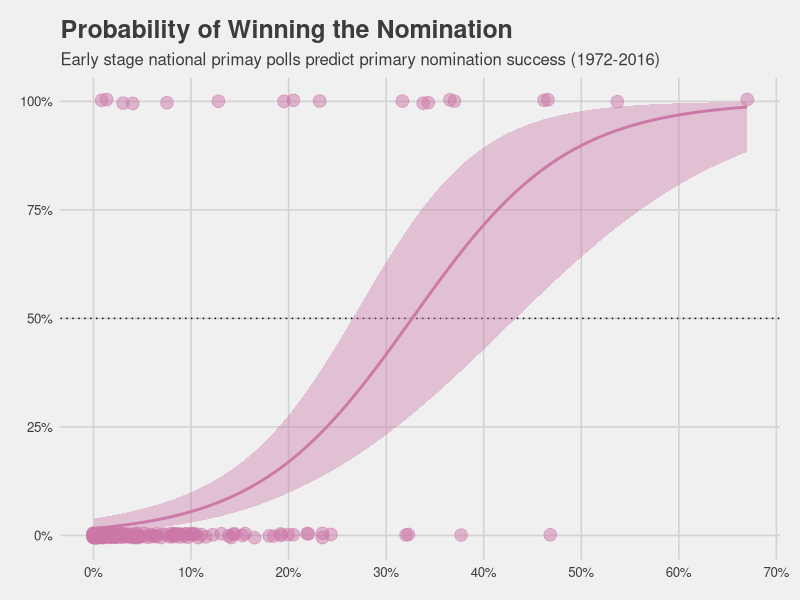
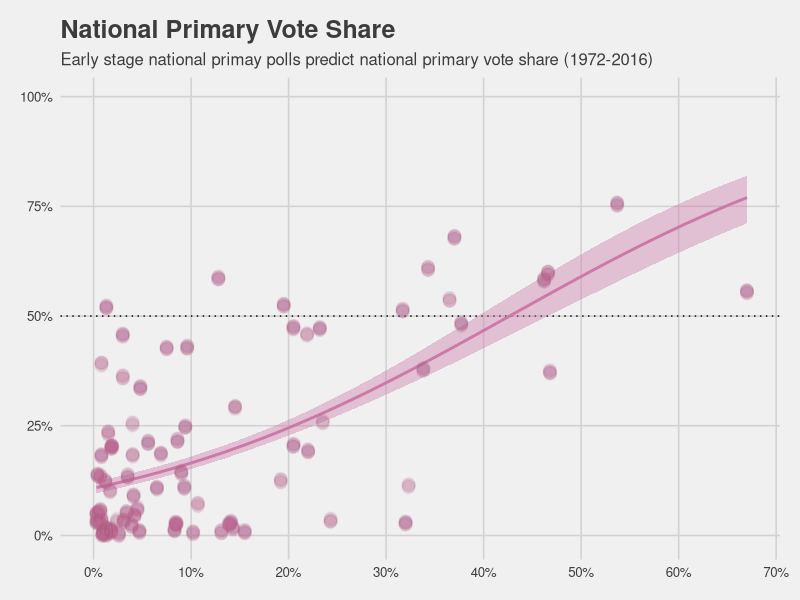
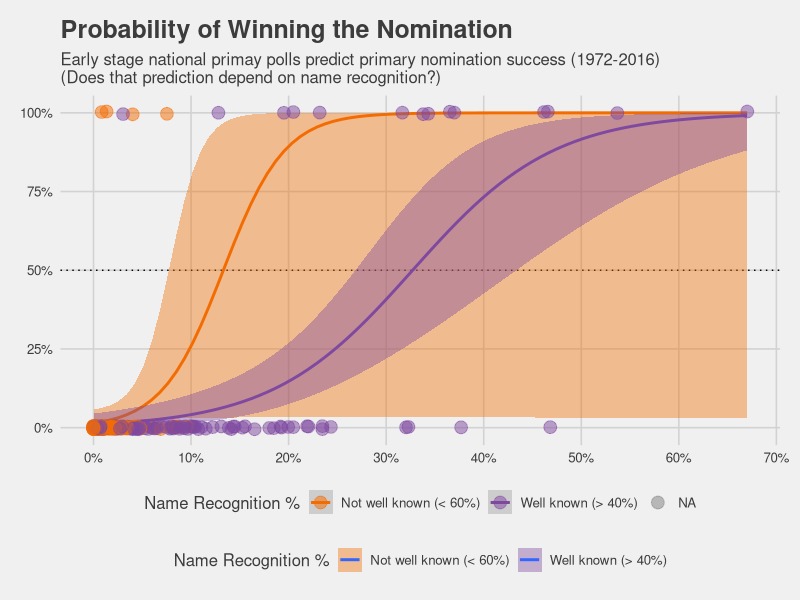
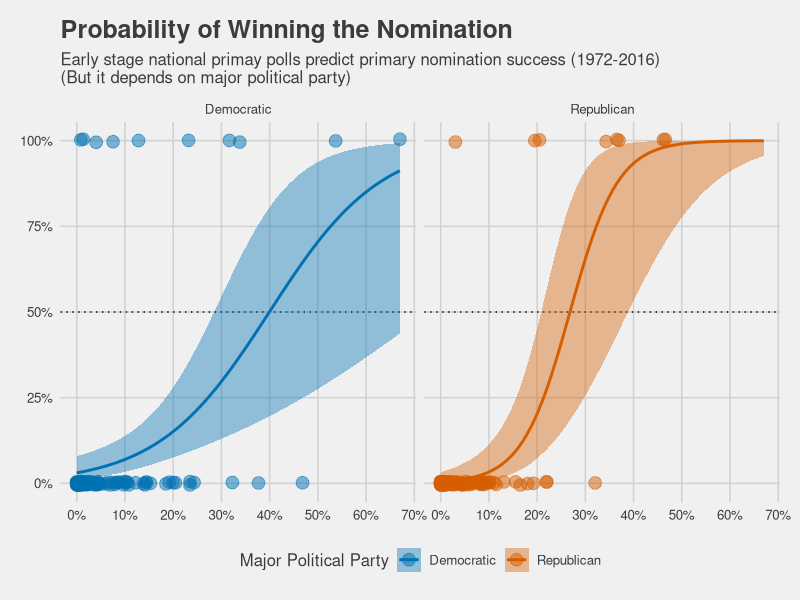

Recreate these plots in R, in order.
## ---- chunk 1

# Install and/or load packages

# install.packages("tidyverse")
# install.packages("readxl")
# install.packages("scales")
# install.packages("knitr")
# install.packages("kableExtra")
# install.packages("formattable")
# install.packages("ggthemes")
# install.packages("ggrepel")
# install.packages("effects")
# install.packages("pROC")

library(tidyverse)
library(readxl)
library(scales)
library(knitr)
library(kableExtra)
library(formattable)
library(ggthemes)
library(ggrepel)
library(effects)
library(pROC)

# Read polling average and name recognition data
primary_pollavrg_nr <- read_xlsx(path = "data/president_primary_pollavrg_name_recognition.xlsx", sheet = "clean", na = "-9999")

# Read primary results data
presidential_primary_results <- paste0(rep(c("democratic", "republican"), times = length(seq(1972, 2016, 4))), rep(seq(1972, 2016, 4), each = 2)) %>% 
  map_df(function(primary_sheet) {
    # read sheet
    # restructure so each candidate gets a row
    # add a primary party and primary year variable
    read_xlsx(path = "data/presidential_primary_results.xlsx", sheet = primary_sheet, na = "-9999") %>% 
      gather(key = candidate_lastname, value = result, -c(Date, State, note, metric)) %>% 
      mutate(primary_sheet = primary_sheet,
             primary_party = ifelse(str_detect(primary_sheet, pattern = "democratic"), "Democratic", "Republican"),
             election_year = parse_number(primary_sheet),
             incumbent_char = ifelse(str_detect(candidate_lastname, pattern = " incumbent"), "Incumbent",
                                     ifelse(!is.na(candidate_lastname), "Not incumbent", NA)),
             candidate_lastname = str_replace(candidate_lastname, pattern = " incumbent", replacement = ""),
             candidate_lastname = ifelse(candidate_lastname == "Ronald Reagan Yes", "Reagan", candidate_lastname))
  }) %>% 
  filter(primary_sheet != "republican1972" & metric == "count") %>% 
  rename(count = result) %>% 
  # vote count by election year, part, and candidate last name
  group_by(election_year, primary_party, candidate_lastname) %>% 
  mutate(primary_votecount = sum(count, na.rm = TRUE)) %>% 
  # vote share by election year and party
  group_by(election_year, primary_party) %>% 
  mutate(primary_voteshare = primary_votecount / sum(count, na.rm = TRUE)) %>% 
  ungroup()

# Create "High" and "Low" Name Recognition category
## First Half
primary_pollavrg_nr$well_known1_char <- with(primary_pollavrg_nr, 
                                             ifelse(name_recognition1 > 0.40, "Well known (> 40%)", 
                                                    ifelse(name_recognition1 < 0.60, "Not well known (< 60%)", NA)))

## Second Half
primary_pollavrg_nr$well_known2_char <- with(primary_pollavrg_nr, 
                                             ifelse(name_recognition2 > 0.40, "Well known (> 40%)", 
                                                    ifelse(name_recognition2 < 0.60, "Not well known (< 60%)", NA)))

# Create bins of polling averages
## First Half
primary_pollavrg_nr$poll_avrg1_group <- with(primary_pollavrg_nr, cut(poll_avrg1, breaks = c(-Inf, 0.02, 0.05, 0.10, 0.20, 0.35, Inf), include.lowest = FALSE))

## Second Half
primary_pollavrg_nr$poll_avrg2_group <- with(primary_pollavrg_nr, cut(poll_avrg2, breaks = c(-Inf, 0.02, 0.05, 0.10, 0.20, 0.35, Inf), include.lowest = FALSE))

# Candidate Last Name
primary_pollavrg_nr$candidate_lastname <- word(primary_pollavrg_nr$candidate, start = -1)

# Join polling average and primary results data
presidential_primary_results_pollavrg <- presidential_primary_results %>% 
  full_join(primary_pollavrg_nr, by = c("candidate_lastname", "primary_party", "election_year"))

# Create contrast for primary party
primary_pollavrg_nr$demVrep <- with(data = primary_pollavrg_nr, recode(primary_party, "Republican" = -0.5, "Democratic" = 0.5))

## ---- chunk 2

primary_pollavrg_nr %>% 
  ggplot(mapping = aes(x = poll_avrg1, y = nominee)) +
  geom_hline(yintercept = 0.50, linetype = "dotted") +
  geom_smooth(method = "glm", se = TRUE, method.args = list(family = binomial(link = "logit")), fill = "#cc79a7", color = "#cc79a7") +
  geom_point(size = 4, alpha = 0.50, color = "#cc79a7", position = position_jitter(height = 0.005, seed = 473928)) +
  scale_x_continuous(breaks = seq(0, 1, 0.10), labels = percent_format(accuracy = 1)) +
  scale_y_continuous(breaks = seq(0, 1, 0.25), labels = percent_format(accuracy = 1)) +
  labs(title = "Probability of Winning the Nomination", subtitle = "Early stage national primay polls predict primary nomination success (1972-2016)") +
  theme_fivethirtyeight()

## ---- chunk 3

presidential_primary_results_pollavrg %>% 
  ggplot(mapping = aes(x = poll_avrg1, y = primary_voteshare)) +
  geom_hline(yintercept = 0.50, linetype = "dotted") +
  geom_smooth(method = "glm", se = TRUE, method.args = list(family = binomial(link = "logit")), fill = "#cc79a7", color = "#cc79a7") +
  geom_point(size = 4, alpha = 0.025, color = "#cc79a7", position = position_jitter(height = 0.005, seed = 473928)) +
  scale_x_continuous(breaks = seq(0, 1, 0.10), labels = percent_format(accuracy = 1)) +
  scale_y_continuous(breaks = seq(0, 1, 0.25), labels = percent_format(accuracy = 1)) +
  labs(title = "National Primary Vote Share", subtitle = "Early stage national primay polls predict national primary vote share (1972-2016)") +
  theme_fivethirtyeight()

## ---- chunk 4

primary_pollavrg_nr %>% 
  filter(!is.na(name_recognition1)) %>% 
  count(poll_avrg1_group, name_recognition1, nominee) %>% 
  group_by(poll_avrg1_group, name_recognition1) %>% 
  mutate(nominee = recode(nominee, "0" = "lost", "1" = "won")) %>% 
  spread(key = nominee, value = n) %>% 
  mutate(cell_size = sum(c(lost, won), na.rm = TRUE)) %>% 
  ungroup() %>% 
  mutate_if(is.numeric, function(x) ifelse(is.na(x), 0, x)) %>% 
  mutate(poll_avrg1_group = factor(poll_avrg1_group, levels = levels(poll_avrg1_group), labels = c("0-2%", "2-5%", "5-10%", "10-20%", "20-35%", "35%+")),
         name_recognition1 = color_tile("white", "#0072b2")(name_recognition1),
         cell_size = color_tile("white", "#009e73")(cell_size)) %>% 
  select(poll_avrg1_group, name_recognition1, cell_size, lost, won) %>% 
  arrange(desc(poll_avrg1_group), name_recognition1) %>% 
  set_names(c("Early Stage National Polling Average", "Name Recognition", "# of Candidates", "# Lost", "# Won")) %>%
  kable(format = "html", escape = FALSE, caption = "Number of Candidates Who Won Their Party's Nomination Depending on Their Early Stage National Polling Average and Name Recognition") %>%
  kable_styling("hover", full_width = F)

## ---- chunk 5

primary_pollavrg_nr %>% 
  ggplot(mapping = aes(x = poll_avrg1, y = nominee)) +
  geom_hline(yintercept = 0.50, linetype = "dotted") +
  geom_smooth(mapping = aes(fill = well_known1_char, color = well_known1_char), method = "glm", se = TRUE, method.args = list(family = binomial(link = "logit")), fullrange = TRUE) +
  geom_point(mapping = aes(color = well_known1_char), size = 4, alpha = 0.50, position = position_jitter(height = 0.005, seed = 473928)) +
  scale_x_continuous(breaks = seq(0, 1, 0.10), labels = percent_format(accuracy = 1)) +
  scale_y_continuous(breaks = seq(0, 1, 0.25), labels = percent_format(accuracy = 1)) +
  scale_fill_manual(values = c("#F36C02", "#7E499F")) +
  scale_color_manual(values = c("#F36C02", "#7E499F")) +
  labs(title = "Probability of Winning the Nomination", subtitle = "Early stage national primay polls predict primary nomination success (1972-2016) \n(Does that prediction depend on name recognition?)", fill = "Name Recognition %", color = "Name Recognition %") +
  theme_fivethirtyeight()

## ---- chunk 6

# polling averages only
# mean center continuous predictors
glm.fit0 <- glm(nominee ~ scale(poll_avrg1, scale = FALSE), data = primary_pollavrg_nr, family = binomial(link = "logit"), na.action = na.exclude)

# add name recognition and interaction
# mean center continuous predictors
glm.fit1 <- glm(nominee ~ scale(poll_avrg1, scale = FALSE) * scale(name_recognition1, scale = FALSE), data = primary_pollavrg_nr, family = binomial(link = "logit"), na.action = na.exclude)

# add political party contrast
# mean center continuous predictors
glm.fit2 <- glm(nominee ~ scale(poll_avrg1, scale = FALSE) * demVrep, data = primary_pollavrg_nr, family = binomial(link = "logit"), na.action = na.exclude)

list(glm.fit0, glm.fit1, glm.fit2) %>% 
  map_df(function(fit) {
    # fit roc
    roc.fit <- roc(response = primary_pollavrg_nr$nominee, predictor = predict(fit, type = "response"), plot = FALSE, ci = TRUE, ci.method = "boot")
    
    # return table
    tibble(auc = roc.fit$auc,
           lower = roc.fit$ci[1],
           upper = roc.fit$ci[2]) %>% 
      mutate_if(is.numeric, round, 2)
    
  }) %>% 
  mutate(model = c("National Polling Average Only", "National Polling Average x Name Recognition", "National Polling Average x Major Political Party")) %>% 
  select(model, auc, lower, upper) %>% 
  set_names(c("Model Description", "Diagnostic Accuracy", "Lower Bound", "Upper Bound")) %>%
  kable(format = "html", escape = FALSE, caption = "The table displays each models abilty 'diagnose' a candidate's nomination success. Diagnostic Accuracy is estimated from the Area Under the [Receiver Operating Characteristic Curve.](https://en.wikipedia.org/wiki/Receiver_operating_characteristic)") %>%
  kable_styling("hover", full_width = F)

## ---- chunk 7

primary_pollavrg_nr %>% 
  ggplot(mapping = aes(x = poll_avrg1, y = nominee)) +
  geom_hline(yintercept = 0.50, linetype = "dotted") +
  geom_smooth(mapping = aes(fill = primary_party, color = primary_party), method = "glm", se = TRUE, method.args = list(family = binomial(link = "logit")), fullrange = TRUE) +
  geom_point(mapping = aes(color = primary_party), size = 4, alpha = 0.50, position = position_jitter(height = 0.005, seed = 473928)) +
  scale_x_continuous(breaks = seq(0, 1, 0.10), labels = percent_format(accuracy = 1)) +
  scale_y_continuous(breaks = seq(0, 1, 0.25), labels = percent_format(accuracy = 1)) +
  scale_fill_manual(values = c("#0072b2", "#d55e00")) +
  scale_color_manual(values = c("#0072b2", "#d55e00")) +
  facet_grid(facets = ~ primary_party) +
  labs(title = "Probability of Winning the Nomination", subtitle = "Early stage national primay polls predict primary nomination success (1972-2016) \n(But it depends on major political party)", fill = "Major Political Party", color = "Major Political Party") +
  theme_fivethirtyeight()
